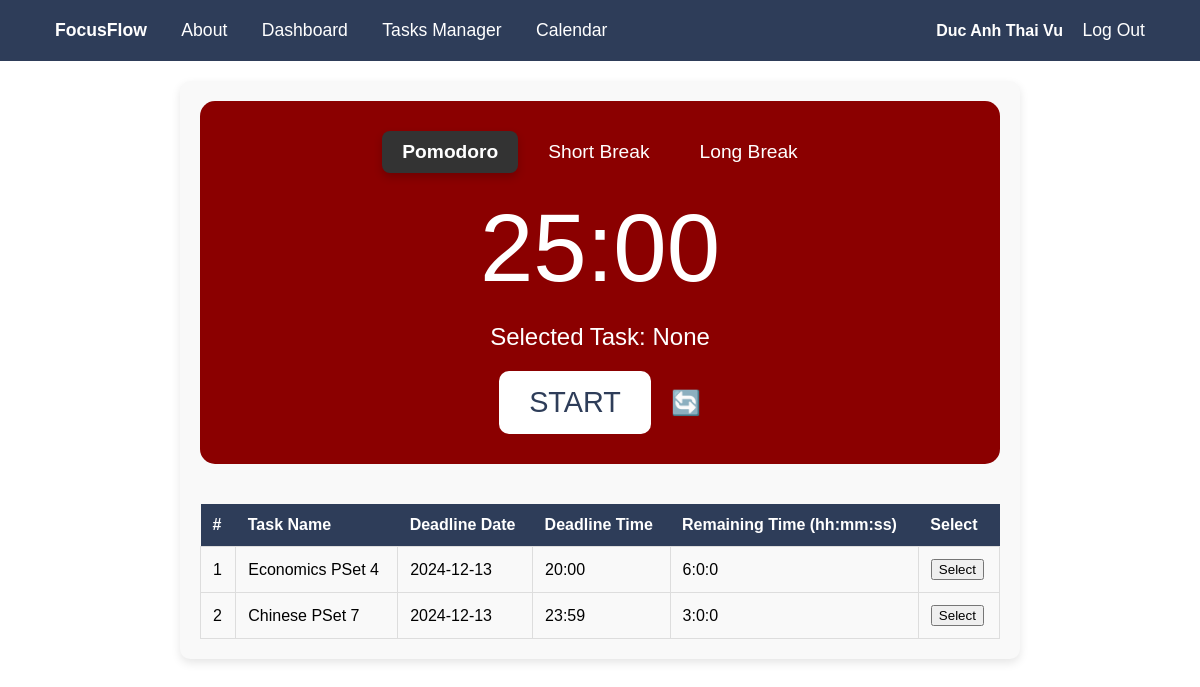
The app's page /dashboard (signed in) with its own data.
### tables this page shows
CREATE TABLE tasks (
    id INTEGER PRIMARY KEY AUTOINCREMENT,
    name TEXT NOT NULL,
    priority TEXT NOT NULL,
    deadline_date TEXT NOT NULL,
    deadline_time TEXT NOT NULL,
    complexity TEXT NOT NULL,
    subject TEXT NOT NULL,
    estimated_time INTEGER NOT NULL,
    user_id INTEGER NOT NULL
, completed_at DATETIME DEFAULT NULL, remaining_time INTEGER DEFAULT NULL);

### app.py (the view, shortened to what this page needs)
@app.route("/dashboard", methods=["GET", "POST"])
@login_required
def dashboard():
    tasks = db.execute(
        """
        SELECT tasks.id, tasks.name, tasks.deadline_date, tasks.deadline_time,
               tasks.estimated_time * 3600 AS estimated_time, -- Convert to seconds for comparison
               tasks.remaining_time
        FROM tasks
        WHERE tasks.user_id = ? AND tasks.completed_at IS NULL
        ORDER BY tasks.deadline_date ASC
        """,
        session["user_id"]
    )
    return render_template("dashboard.html", tasks=tasks)

### helpers.py (called while the page is built)
def login_required(f):
    @wraps(f)
    def decorated_function(*args, **kwargs):
        if session.get("user_id") is None:
            return redirect("/login")
        return f(*args, **kwargs)
    return decorated_function

### templates/dashboard.html (shortened to what this page needs)
{% extends "layout.html" %}
{% block content %}
<div class="dashboard-container">
    <div class="pomodoro-timer">
        <div class="timer-mode">
            <button id="work-mode" class="mode-button active-mode">Pomodoro</button>
            <button id="short-break-mode" class="mode-button">Short Break</button>
            <button id="long-break-mode" class="mode-button">Long Break</button>
        </div>
        <div class="timer-display" id="timer-display">25:00</div>
        <div class="selected-task">
            <div id="selected-task-container">
                <span id="selected-task-label">Selected Task:</span>
                <span id="selected-task-name" class="task-name">None</span>
            </div>
        </div>
        <div class="timer-controls">
            <button id="start-button" class="control-button">START</button>
            <span id="reset-icon" class="reset-icon">🔄</span>
        </div>
    </div>
    <div class="task-list">
        <table>
            <thead>
                <tr>
                    <th>#</th>
                    <th>Task Name</th>
                    <th>Deadline Date</th>
                    <th>Deadline Time</th>
                    <th>Remaining Time (hh:mm:ss)</th>
                    <th>Select</th>
                </tr>
            </thead>
            <tbody>
                {% for task in tasks %}
                <tr>
                    <td>{{ loop.index }}</td>
                    <td>{{ task.name }}</td>
                    <td>{{ task.deadline_date }}</td>
                    <td>{{ task.deadline_time }}</td>
                    <td id="remaining-time-{{ task.id }}">
                        {% if task.remaining_time > 0 %}
                            {{ (task.remaining_time // 3600)|int }}:{{
                                ((task.remaining_time % 3600) // 60)|int }}:{{
                                (task.remaining_time % 60)|int }}
                        {% else %}
                            00:00:00
                        {% endif %}
                    </td>
                    <td><button onclick="selectTask('{{ task.name }}', {{ task.id }}, {{ task.remaining_time }})">Select</button></td>
                </tr>
                {% endfor %}
            </tbody>
        </table>
    </div>
</div>
{% endblock %}

### static/style.css (style rules this page uses)
body { margin: 0; font-family: Arial, sans-serif; background-color: #ffffff; color: #000000; }
table { width: 100%; border-collapse: collapse; }
table thead th { background-color: #2e3d59; color: white; padding: 0.75rem; text-align: left; }
table tbody td { padding: 0.75rem; border: 1px solid #ddd; }
table tbody tr:nth-child(even) { background-color: #f9f9f9; }
.dashboard-container { max-width: 800px; margin: 20px auto; padding: 20px; background-color: #f9f9f9; border-radius: 10px; box-shadow: 0px 4px 10px rgba(0, 0, 0, 0.1); }
.pomodoro-timer { text-align: center; margin-bottom: 40px; background-color: #8B0000; padding: 30px; border-radius: 15px; transition: background-color 0.5s ease; position: relative; z-index: 2; }
.timer-mode { display: flex; justify-content: center; gap: 10px; margin-bottom: 20px; }
.mode-button { background-color: transparent; border: none; color: white; padding: 10px 20px; font-size: 1.2rem; cursor: pointer; position: relative; transition: background-color 0.3s ease; }
.mode-button.active-mode { background-color: #333; border-radius: 8px; color: white; font-weight: bold; box-shadow: 0 4px 8px rgba(0, 0, 0, 0.2); }
.timer-display { font-size: 6rem; color: #fff; margin: 20px 0; }
.timer-controls { display: flex; justify-content: center; align-items: center; gap: 20px; }
.control-button { background-color: #fff; color: #2e3d59; font-size: 1.8rem; border: none; padding: 15px 30px; border-radius: 10px; cursor: pointer; }
.reset-icon { cursor: pointer; font-size: 1.5rem; color: #fff; }
.selected-task { margin-top: 20px; margin-bottom: 20px; font-size: 1.5rem; color: white; text-align: center; }

### records on screen
tasks: name "Economics PSet 4", deadline_date "2024-12-13", deadline_time "20:00", remaining_time "6", ((task.remaining_time%3600)//60)|int "0", (task.remaining_time%60)|int "0"
tasks: name "Chinese PSet 7", deadline_date "2024-12-13", deadline_time "23:59", remaining_time "3", ((task.remaining_time%3600)//60)|int "0", (task.remaining_time%60)|int "0"

### other values on screen
{{ session["first_name"] }} "Duc Anh"
{{ session["last_name"] }} "Thai Vu"
